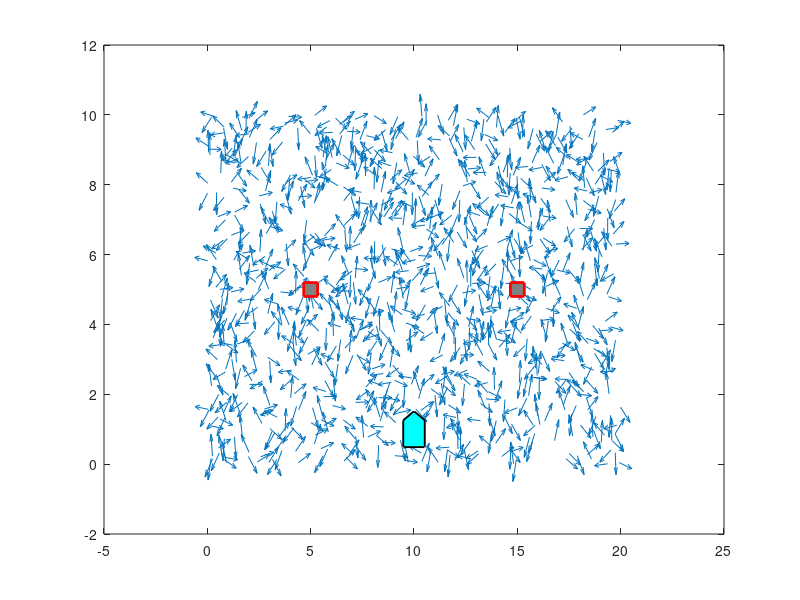

MATLAB code to generate this figure: (Note: this script raises an error after producing the figure.)
function M = pfTemplate()
% template and helper functions for 16-642 PS3 problem 2

rng(0); % initialize random number generator

b1 = [5,5]; % position of beacon 1
b2 = [15,5]; % position of beacon 2

% load pfData.mat
load('pfData.mat');

% initialize movie array
numSteps = length(t);
T = t(2) - t(1);
M(numSteps) = struct('cdata',[],'colormap',[]);

%%%%%%%%%%%%%%%%%%%%%%%%%%%%%%%%%%%%%%%%%%%%%%%%%%%%%%%%%%%%%%%%%%%%%%%%%%%
%         put particle filter initialization code here                    %
%%%%%%%%%%%%%%%%%%%%%%%%%%%%%%%%%%%%%%%%%%%%%%%%%%%%%%%%%%%%%%%%%%%%%%%%%%%

% The grid is 20x10 with orientations from 0 to 2*pi
numParticles = 1000;
particles = [20 * rand(1, numParticles); 10 * rand(1, numParticles); 2 * pi * rand(1, numParticles)];

% Process noise covariance V and measurement noise covariance W
V = [1, 0; 0, 0.5];
W = [0.75, 0; 0, 0.75];

% here is some code to plot the initial scene
figure(1)
plotParticles(particles); % particle cloud plotting helper function
hold on
plot([b1(1),b2(1)],[b1(2),b2(2)],'s',...
    'LineWidth',2,...
    'MarkerSize',10,...
    'MarkerEdgeColor','r',...
    'MarkerFaceColor',[0.5,0.5,0.5]);
drawRobot(q_groundTruth(:,1), 'cyan'); % robot drawing helper function
axis equal
axis([0 20 0 10])
M(1) = getframe; % capture current view as movie frame
pause
disp('hit return to continue')

% iterate particle filter in this loop
for k = 2:numSteps

    %%%%%%%%%%%%%%%%%%%%%%%%%%%%%%%%%%%%%%%%%%%%%%%%%%%%%%%%%%%%%%%%%%%%%%%
    %              put particle filter prediction step here               %
    %%%%%%%%%%%%%%%%%%%%%%%%%%%%%%%%%%%%%%%%%%%%%%%%%%%%%%%%%%%%%%%%%%%%%%%

    for i = 1:numParticles
        % Generate process noise
        v = mvnrnd([0, 0], V);

        % Move particle
        particles(1, i) = particles(1, i) + T * (u(1, k) + v(1)) * cos(particles(3, i));
        particles(2, i) = particles(2, i) + T * (u(1, k) + v(1)) * sin(particles(3, i));
        particles(3, i) = particles(3, i) + T * (u(2, k) + v(2));
    end

    %%%%%%%%%%%%%%%%%%%%%%%%%%%%%%%%%%%%%%%%%%%%%%%%%%%%%%%%%%%%%%%%%%%%%%%
    %                put particle filter update step here                 %
    %%%%%%%%%%%%%%%%%%%%%%%%%%%%%%%%%%%%%%%%%%%%%%%%%%%%%%%%%%%%%%%%%%%%%%%

    % weight particles

    % Calculate expected measurement
    y_hat = zeros(2, numParticles);

    for i = 1:numParticles
        y_hat(1, i) = sqrt((particles(1, i) - b1(1))^2 + (particles(2, i) - b1(2))^2);
        y_hat(2, i) = sqrt((particles(1, i) - b2(1))^2 + (particles(2, i) - b2(2))^2);
    end

    % Calculate probability density of actual measurement
    weights = zeros(1, numParticles);

    for i = 1:numParticles
        weight1 = normpdf(y(1, k), y_hat(1, i), W(1, 1));
        weight2 = normpdf(y(2, k), y_hat(2, i), W(2, 2));
        weights(i) = weight1 * weight2;
    end

    % Normalize weights
    weights = weights / sum(weights);

    % Cumulative weight vector
    CW = cumsum(weights);

    % resample particles
    new_particles = zeros(3, numParticles);

    for i = 1:numParticles
        % Generate random number and find smallest index in CW greater than
        % number
        z = rand();
        index = find(CW > rand, 1);

        % Update particle
        new_particles(:, i) = particles(:, index);
    end

    particles = new_particles;

    % Get robot pose estimate by taking the average of the particles
    avg_particle = mean(particles, 2);
 
    %%%%%%%%%%%%%%%%%%%%%%%%%%%%%%%%%%%%%%%%%%%%%%%%%%%%%%%%%%%%%%%%%%%%%%%%%
    % plot particle cloud, robot, robot estimate, and robot trajectory here %
    %%%%%%%%%%%%%%%%%%%%%%%%%%%%%%%%%%%%%%%%%%%%%%%%%%%%%%%%%%%%%%%%%%%%%%%%%

    % Plot beacon location, particle cloud, robot ground truth pose
    clf()
    plotParticles(particles); % particle cloud plotting helper function
    hold on
    plot([b1(1),b2(1)],[b1(2),b2(2)],'s',...
        'LineWidth',2,...
        'MarkerSize',10,...
        'MarkerEdgeColor','r',...
        'MarkerFaceColor',[0.5,0.5,0.5]);
    drawRobot(q_groundTruth(:,k), 'cyan'); % robot drawing helper function
    axis equal
    axis([0 20 0 10])

    % Plot robot ground truth trajectory
    plot(q_groundTruth(1, 1:k), q_groundTruth(2, 1:k), 'k-', 'DisplayName', 'Ground Truth');

    % Plot robot pose estimate from particle cloud
    plot(avg_particle(1), avg_particle(2), 'r.', 'MarkerSize', 25);
    
    % capture current figure and pause
    M(k) = getframe; % capture current view as movie frame
    pause
    disp('hit return to continue')
        
end

% when you're ready, the following block of code will export the created 
% movie to an mp4 file
videoOut = VideoWriter('result.mp4','MPEG-4');
videoOut.FrameRate=5;
open(videoOut);
for k=1:numSteps
  writeVideo(videoOut,M(k));
end
close(videoOut);


% helper function to plot a particle cloud
function plotParticles(particles)
plot(particles(1, :), particles(2, :), 'go')
line_length = 0.1;
quiver(particles(1, :), particles(2, :), line_length * cos(particles(3, :)), line_length * sin(particles(3, :)))


% helper function to plot a differential drive robot
function drawRobot(pose, color)
    
% draws a SE2 robot at pose
x = pose(1);
y = pose(2);
th = pose(3);

% define robot shape
robot = [-1 .5 1 .5 -1 -1;
          1  1 0 -1  -1 1 ];
tmp = size(robot);
numPts = tmp(2);
% scale robot if desired
scale = 0.5;
robot = robot*scale;

% convert pose into SE2 matrix
H = [ cos(th)   -sin(th)  x;
      sin(th)    cos(th)  y;
      0          0        1];

% create robot in position
robotPose = H*[robot; ones(1,numPts)];

% plot robot
plot(robotPose(1,:),robotPose(2,:),'k','LineWidth',2);
rFill = fill(robotPose(1,:),robotPose(2,:), color);
alpha(rFill,.2); % make fill semi transparent

